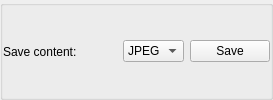
               <widget class="QGroupBox" name="groupBox_19">
                <property name="title">
                 <string/>
                </property>
                <property name="flat">
                 <bool>true</bool>
                </property>
                <layout class="QHBoxLayout" name="horizontalLayout_14">
                 <property name="leftMargin">
                  <number>0</number>
                 </property>
                 <property name="topMargin">
                  <number>0</number>
                 </property>
                 <property name="rightMargin">
                  <number>0</number>
                 </property>
                 <property name="bottomMargin">
                  <number>0</number>
                 </property>
                 <item>
                  <widget class="QLabel" name="label_12">
                   <property name="text">
                    <string>Save content:</string>
                   </property>
                  </widget>
                 </item>
                 <item>
                  <spacer name="horizontalSpacer_3">
                   <property name="orientation">
                    <enum>Qt::Horizontal</enum>
                   </property>
                   <property name="sizeHint" stdset="0">
                    <size>
                     <width>40</width>
                     <height>20</height>
                    </size>
                   </property>
                  </spacer>
                 </item>
                 <item>
                  <widget class="QComboBox" name="comboBox_2">
                   <item>
                    <property name="text">
                     <string>JPEG</string>
                    </property>
                   </item>
                   <item>
                    <property name="text">
                     <string>BMP</string>
                    </property>
                   </item>
                   <item>
                    <property name="text">
                     <string>GIF</string>
                    </property>
                   </item>
                  </widget>
                 </item>
                 <item>
                  <widget class="QPushButton" name="pushButton_4">
                   <property name="text">
                    <string>Save</string>
                   </property>
                  </widget>
                 </item>
                </layout>
               </widget>
